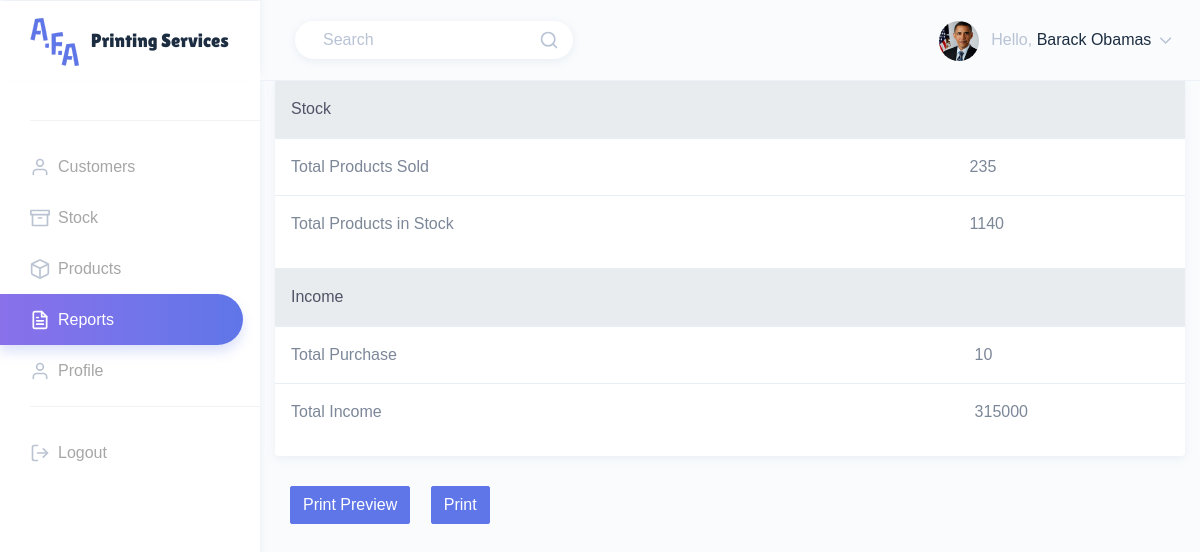
Page /src/html/manager/reports.php (signed in) on the earlier database version.
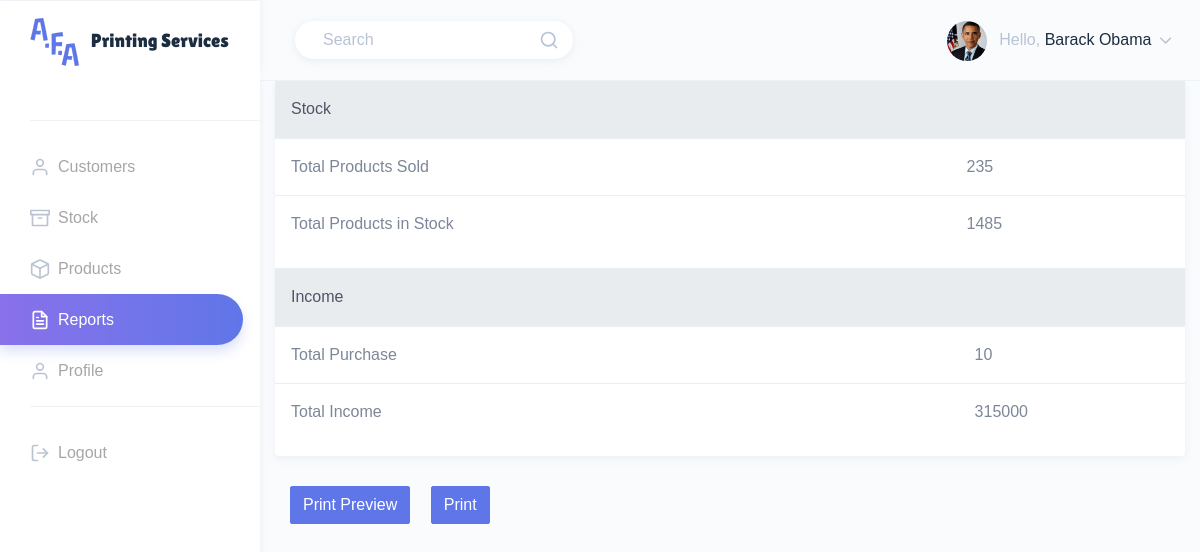
Same page on the later database version.
### tables this page shows
CREATE TABLE IF NOT EXISTS `user` (
  `user_id` int NOT NULL AUTO_INCREMENT,
  `full_name` varchar(150) NOT NULL,
  `email` varchar(150) NOT NULL,
  `phone` varchar(150) NOT NULL,
  `username` varchar(150) NOT NULL,
  `password` varchar(150) NOT NULL,
  `role` int NOT NULL,
  `access` tinyint(1) NOT NULL,
  `image_url` varchar(150) NOT NULL,
  PRIMARY KEY (`user_id`),
  KEY `role` (`role`)
);

### src/html/manager/reports.php (the view, shortened to what the changed rows need)
<?php
    require_once('../../database/db.php');
    $sql = "SELECT full_name, image_url FROM user WHERE user_id=".$_SESSION['id']."";
    $query_result = mysqli_query($conn, $sql);
    while($record = mysqli_fetch_assoc($query_result)) {
      $user_info[] = $record;
    }
    $sql = "SELECT SUM(quantity) as total FROM product";
    $query_result = mysqli_query($conn, $sql);
    while($record = mysqli_fetch_assoc($query_result)) {
      $total_products_stock[] = $record;
    }
    $total_products_stock=$total_products_stock[0]['total'];
?>
<!DOCTYPE html>
<html dir="ltr" lang="en">
<head>
    <link rel="stylesheet" type="text/css" href="../../css/print.css" />
    <link rel="stylesheet" type="text/css" href="../../css/Style.css" />
    <link href="../../assets/libs/fullcalendar/dist/fullcalendar.min.css" rel="stylesheet" />
    <link href="../../dist/css/style.min.css" rel="stylesheet">
</head>
<body>
    <div id="main-wrapper" data-theme="light" data-layout="vertical" data-navbarbg="skin6" data-sidebartype="full" data-sidebar-position="fixed" data-header-position="fixed" data-boxed-layout="full">
        <header class="topbar" data-navbarbg="skin6">
            <nav class="navbar top-navbar navbar-expand-md">
                <div class="navbar-collapse collapse" id="navbarSupportedContent">
                    <ul class="navbar-nav float-right">
                        <li class="nav-item dropdown">
                            <a class="nav-link dropdown-toggle" href="javascript:void(0)" data-toggle="dropdown"
                                aria-haspopup="true" aria-expanded="false">
                                <span class="ml-2 d-none d-lg-inline-block"><span>Hello,</span> <span
                                        class="text-dark"><?php echo $user_info[0]['full_name']; ?></span> <i data-feather="chevron-down"
                                        class="svg-icon"></i></span>
                            </a>
                        </li>
                    </ul>
                </div>
            </nav>
        </header>
        <div class="page-wrapper">
            <div class="col-12">
                <div id="printarea" class="card">
                    <div class="table-responsive">
                        <table class="table">
                            <thead class="thead-light">
                                <tr>
                                    <th colspan="2" scope="col">Stock</th>
                                </tr>
                            </thead>
                            <tbody>
                                <tr>
                                    <td scope="row">Total Products in Stock</td>
                                    <td><?php echo $total_products_stock; ?></td>
                                </tr>
                            </tbody>
                        </table>
                    </div>
                    <div class="table-responsive">
                        <table class="table">
                            <thead class="thead-light">
                                <tr>
                                    <th colspan="2" scope="col">Income</th>
                                </tr>
                            </thead>
                        </table>
                    </div>
                </div>
            </div>
        </div>
    </div>
</body>
</html>

Differences in the rows shown:
changed user: full_name "Barack Obamas" → "Barack Obama"
Other differences:
$total_products_stock: "1140" → "1485"
